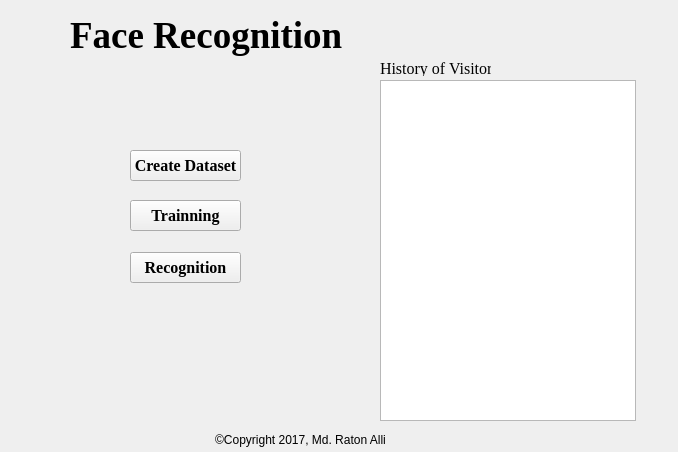
<?xml version="1.0" encoding="UTF-8"?>
<ui version="4.0">
 <class>MainWindow</class>
 <widget class="QMainWindow" name="MainWindow">
  <property name="enabled">
   <bool>true</bool>
  </property>
  <property name="geometry">
   <rect>
    <x>0</x>
    <y>0</y>
    <width>678</width>
    <height>452</height>
   </rect>
  </property>
  <property name="mouseTracking">
   <bool>false</bool>
  </property>
  <property name="windowTitle">
   <string>Face Recognizer</string>
  </property>
  <property name="windowIcon">
   <iconset>
    <normaloff>logo.png</normaloff>logo.png</iconset>
  </property>
  <property name="autoFillBackground">
   <bool>false</bool>
  </property>
  <property name="iconSize">
   <size>
    <width>24</width>
    <height>24</height>
   </size>
  </property>
  <property name="unifiedTitleAndToolBarOnMac">
   <bool>false</bool>
  </property>
  <widget class="QWidget" name="centralwidget">
   <widget class="QTextBrowser" name="user_history">
    <property name="geometry">
     <rect>
      <x>380</x>
      <y>80</y>
      <width>256</width>
      <height>341</height>
     </rect>
    </property>
   </widget>
   <widget class="QLabel" name="label">
    <property name="geometry">
     <rect>
      <x>70</x>
      <y>10</y>
      <width>281</width>
      <height>51</height>
     </rect>
    </property>
    <property name="font">
     <font>
      <family>Times New Roman</family>
      <pointsize>28</pointsize>
      <weight>75</weight>
      <bold>true</bold>
     </font>
    </property>
    <property name="text">
     <string>Face Recognition</string>
    </property>
   </widget>
   <widget class="QLabel" name="label_2">
    <property name="geometry">
     <rect>
      <x>380</x>
      <y>60</y>
      <width>111</width>
      <height>16</height>
     </rect>
    </property>
    <property name="font">
     <font>
      <family>Times New Roman</family>
      <pointsize>12</pointsize>
     </font>
    </property>
    <property name="text">
     <string>History of Visitor</string>
    </property>
   </widget>
   <widget class="QPushButton" name="data_btn">
    <property name="geometry">
     <rect>
      <x>130</x>
      <y>150</y>
      <width>111</width>
      <height>31</height>
     </rect>
    </property>
    <property name="font">
     <font>
      <family>Times New Roman</family>
      <pointsize>12</pointsize>
      <weight>75</weight>
      <bold>true</bold>
     </font>
    </property>
    <property name="text">
     <string>Create Dataset</string>
    </property>
   </widget>
   <widget class="QPushButton" name="train_btn">
    <property name="geometry">
     <rect>
      <x>130</x>
      <y>200</y>
      <width>111</width>
      <height>31</height>
     </rect>
    </property>
    <property name="font">
     <font>
      <family>Times New Roman</family>
      <pointsize>12</pointsize>
      <weight>75</weight>
      <bold>true</bold>
     </font>
    </property>
    <property name="text">
     <string>Trainning</string>
    </property>
   </widget>
   <widget class="QPushButton" name="recog_btn">
    <property name="geometry">
     <rect>
      <x>130</x>
      <y>252</y>
      <width>111</width>
      <height>31</height>
     </rect>
    </property>
    <property name="font">
     <font>
      <family>Times New Roman</family>
      <pointsize>12</pointsize>
      <weight>75</weight>
      <bold>true</bold>
     </font>
    </property>
    <property name="text">
     <string>Recognition</string>
    </property>
   </widget>
   <widget class="QLabel" name="label_3">
    <property name="geometry">
     <rect>
      <x>200</x>
      <y>430</y>
      <width>201</width>
      <height>20</height>
     </rect>
    </property>
    <property name="text">
     <string>&lt;html&gt;&lt;head/&gt;&lt;body&gt;&lt;p align=&quot;center&quot;&gt;&lt;span style=&quot; font-size:9pt;&quot;&gt;©Copyright 2017, Md. Raton Alli&lt;/span&gt;&lt;/p&gt;&lt;/body&gt;&lt;/html&gt;</string>
    </property>
   </widget>
  </widget>
 </widget>
 <resources/>
 <connections/>
</ui>
